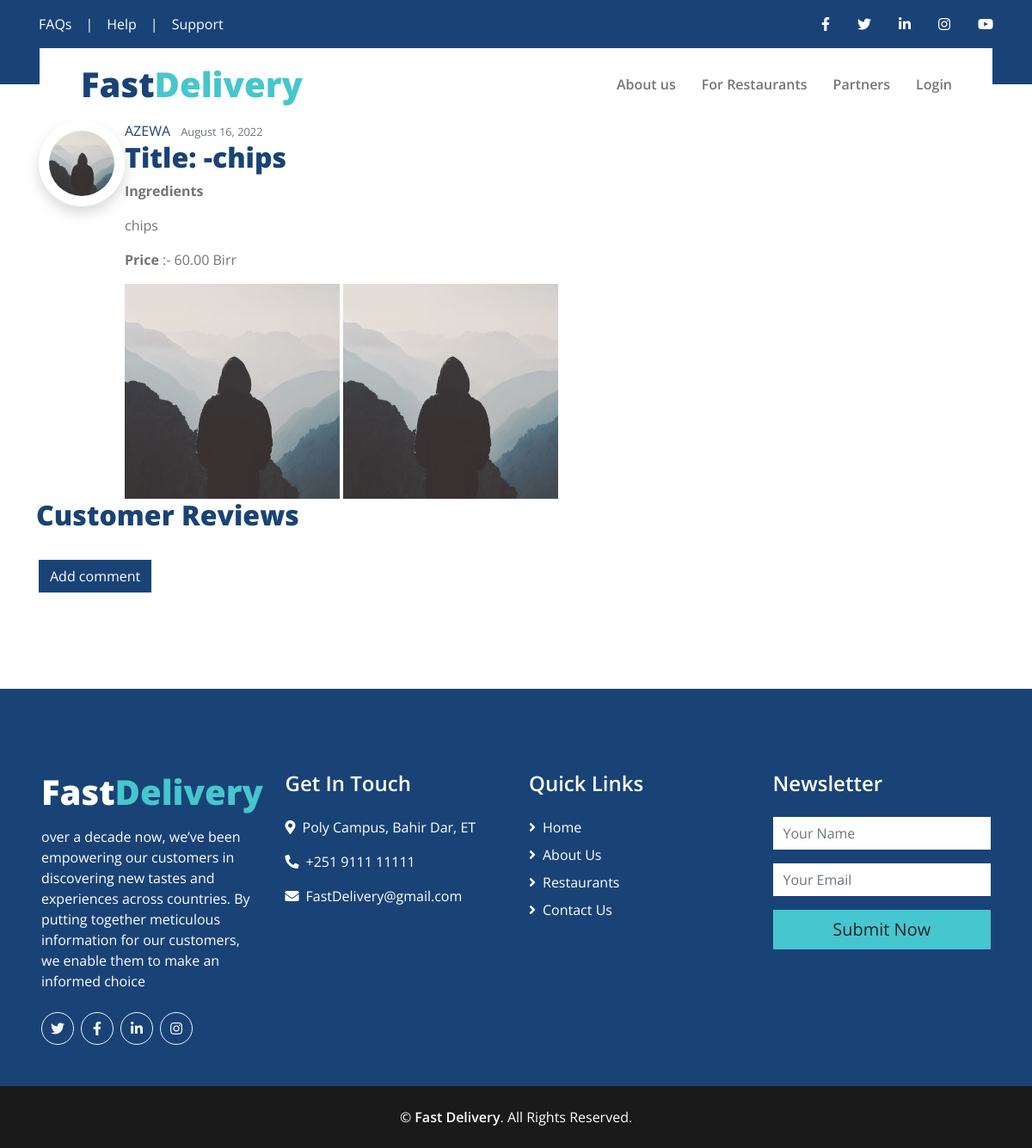
Page /post/4/ on the earlier database version.
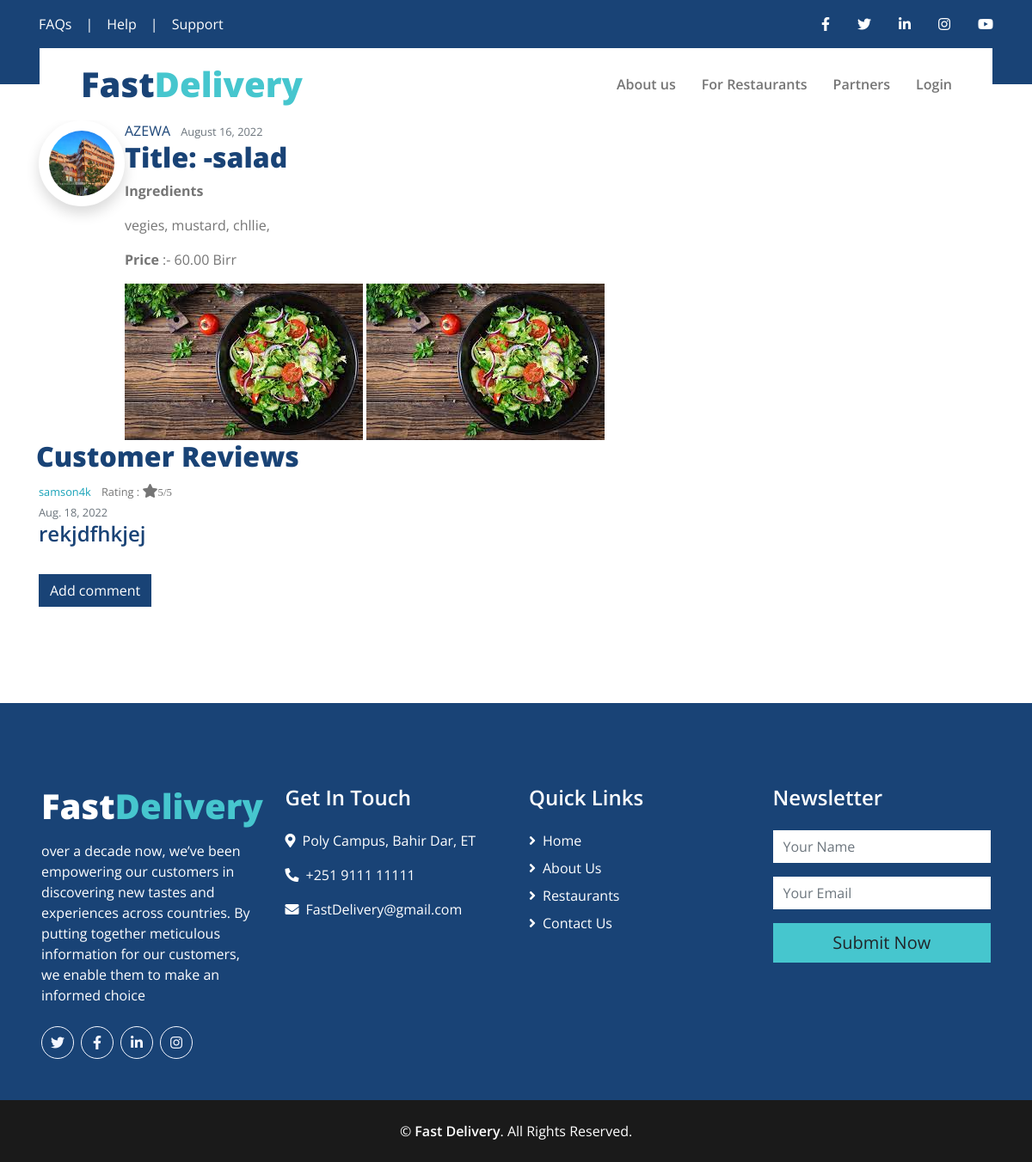
Same page on the later database version.
### blog/models.py (models this page shows, shortened)
class Post(models.Model):
    LABELS = (
        ('Best Selling Foods', 'Best Selling Foods'),
        ('New Food', 'New Food'),
        ('Spicy Foods', 'Spicy Foods'),
        ('Cultural Food', 'Cultural Food'),
        ('Fasting Food', 'Fasting Food'),
    )
    title = models.CharField(max_length=100,help_text='Enter the name of the food')
    content = models.TextField()
    date_posted = models.DateTimeField(default=timezone.now)
    author = models.ForeignKey(User, on_delete=models.CASCADE)
    slug = models.SlugField(default="foods")
    labels = models.CharField(max_length=25, default='New Food',choices=LABELS, blank=True)
    pieces = models.PositiveIntegerField(default=1)
    price = models.DecimalField(max_digits=10,decimal_places=2,default=0.00)
    image = models.ImageField(default='default.jpg', upload_to='images/')
    image2 = models.ImageField(default='default.jpg', upload_to='images/')

class Comment(models.Model):
    post = models.ForeignKey(Post,related_name='comments',on_delete = models.CASCADE)
    name = models.TextField()
    rslug=models.SlugField()
    review = models.TextField()
    rating=models.IntegerField(choices=rate_choices,blank=True,null=True)
    posted_on = models.DateField(default=timezone.now)
    likes = models.PositiveSmallIntegerField(default=0)

### users/models.py (models this page shows, shortened)
class Profile(models.Model):
    user = models.OneToOneField(User, on_delete=models.CASCADE)
    image = models.ImageField(default='default.jpg', upload_to='profile_pics')

### blog/views.py (the view)
# urls.py: path('post/<int:pk>/', PostDetailView.as_view(), name='post-detail'),
class PostDetailView(DetailView):
    model = Post

### blog/templates/blog/post_detail.html (shortened to what this page needs)
{% extends "blog/layout.html" %} {% block content %}
<div class="container">
  <article class="media content-section">
      <img class="position-relative rounded-circle bg-white shadow mx-auto" src="{{object.author.profile.image.url }}" style="width: 100px; height: 100px; padding: 12px; margin-bottom: -50px; z-index: 1;" alt="">
      <div class="media-body">
          <div class="article-metadata">
              <a class="mr-2" href="{% url 'user-posts' object.author.username %}">{{ object.author|upper|cut:'1'|cut:'.' }}</a>
              <small class="text-muted">{{ object.date_posted|date:"F d, Y" }}</small>
          </div>
          <h2 class="article-title">Title: -{{ object.title }}</h2>
          <div class="article-metadata">
              <div>
                  <P class="article-title"><strong>Ingredients</strong></P>
              </div>
              <p class="article-content">{{ object.content }}</p>
          </div>
          <p class="article-content"><strong>Price</strong> :- {{ object.price }} Birr </p>
          <img src="{{ object.image.url }}">
          <img src="{{ object.image2.url }}">
      </div>
  </article>
    <div class="row">
      <h2>Customer Reviews{{no_of_comments}}</h2>
    </div>
    {% for comment in post.comments.all %}
  <small class="mr-2 btn-outline-info">{{comment.name}}</small>
  <small>Rating : </small><i class="fa fa-star" aria-hidden="true"><small>{{comment.rating}}/5</small></i>
  <br>
  <small class="text-muted">{{comment.posted_on}}</small>
    <h4 class="article-title">{{comment.review}}</h1>
  {% endfor %}  </br>
  <p><a class="btn btn-primary" href="{% url 'addcomment' post.id %}">Add comment</a></p>
  </div>
{%endblock%}

### blog/templates/blog/layout.html (shortened to what this page needs)
{% load static %}
<!DOCTYPE html>
<html lang="en">
<head>
    <link href="https://cdnjs.cloudflare.com/ajax/libs/font-awesome/5.15.0/css/all.min.css" rel="stylesheet">
    <link href="{% static 'blog/owl.carousel.min.css'%}" type="text/css" rel="stylesheet">
    <link href="https://cdn.jsdelivr.net/npm/bootstrap@5.0.2/dist/css/bootstrap.min.css" rel="stylesheet">
    <link href="{% static 'blog/style.css'%}" type="text/css" rel="stylesheet">
</head>
<body>
    <div class="container-fluid bg-primary py-3">
        <div class="container">
            <div class="row">
                <div class="col-md-6 text-center text-lg-left mb-2 mb-lg-0">
                    <div class="d-inline-flex align-items-center">
                        <a class="text-white pr-3" href="#">FAQs</a>
                        <span class="text-white">|</span>
                        <a class="text-white px-3" href="#">Help</a>
                        <span class="text-white">|</span>
                        <a class="text-white pl-3" href="#">Support</a>
                    </div>
                </div>
                <div class="col-md-6 text-center text-lg-right">
                    <div class="d-inline-flex align-items-center">
                        <a class="text-white px-3" href="https://www.facebook.com/fastdelivery/">
                            <i class="fab fa-facebook-f"></i>
                        </a>
                        <a class="text-white px-3" href="https://www.twitter.com/fastdelivery/">
                            <i class="fab fa-twitter"></i>
                        </a>
                        <a class="text-white px-3" href="https://www.linkedin.com/fastdelivery/">
                            <i class="fab fa-linkedin-in"></i>
                        </a>
                        <a class="text-white px-3" href="https://www.instagram.com/fastdelivery/">
                            <i class="fab fa-instagram"></i>
                        </a>
                        <a class="text-white pl-3" href="https://www.youtube.com/fastdelivery/">
                            <i class="fab fa-youtube"></i>
                        </a>
                    </div>
                </div>
            </div>
        </div>
    </div>
    <div class="container-fluid position-relative nav-bar p-0">
        <div class="container-lg position-relative p-0 px-lg-3" style="z-index: 9;">
            <nav class="navbar navbar-expand-lg bg-white navbar-light py-3 py-lg-0 pl-3 pl-lg-5">
                <a href="{%url 'blog-home'%}" class="navbar-brand">
                    <h1 class="m-0 text-secondary"><span class="text-primary">Fast</span>Delivery</h1>
                </a>
                <div class="collapse navbar-collapse justify-content-between px-3" id="navbarCollapse">
                    <div class="navbar-nav ml-auto py-0">
                    {% if user.is_authenticated %}
                     {%if not user.is_staff %}
                        <a href="{% url 'order_details' %}" class="nav-item nav-link">Orders</a>
                        <a href="{%url 'profile'%}" class="nav-item nav-link"> My Profile</a>
                        <div class="nav-item ">
                           <a href="{%url 'restaurants'%}" class="nav-link " >Partners</a>
                        </div>
                        <a href="{%url 'cart'%}" class="nav-item nav-link">My Cart🛒</a>
                        <div class="dropdown nav-item nav-link">
                            <button class="btn dropdown-toggle" type="button" id="dropdownMenuButton1" data-bs-toggle="dropdown" aria-expanded="false">
                              Categories
                            </button>
                            <ul class="dropdown-menu" aria-labelledby="dropdownMenuButton1">
                              <li><a class="dropdown-item" href="{% url 'new' %}">New Foods</a></li>
                              <li><a class="dropdown-item" href="{% url 'cultural'%}">Cultural Foods</a></li>
                              <li><a class="dropdown-item" href="{%url 'spicy'%}">Spicy Foods</a></li>
                              <li><a class="dropdown-item" href="{%url 'fasting'%}">Fasting Foods</a></li>
                            </ul>
                          </div>
                        <a href="{%url 'logout'%}" class="nav-item nav-link">Logout</a>
                     {% elif user.is_staff %}
                           <a href="{% url 'post-create' %}" class="nav-item nav-link ">New Post</a>
                           <a href="{% url 'dashboard'%}" class="nav-item nav-link">Dashboard</a>
                           <a href="{% url 'profile' %}" class="nav-item nav-link"> My Profile</a>
                           <div class="nav-item ">
                              <a href="{% url 'restaurants'%}" class="nav-link ">Partners</a>
                           </div>
                           <div class="dropdown nav-item nav-link">
                            <button class="btn dropdown-toggle" type="button" id="dropdownMenuButton1" data-bs-toggle="dropdown" aria-expanded="false">
                              Categories
                            </button>
                            <ul class="dropdown-menu" aria-labelledby="dropdownMenuButton1">
                              <li><a class="dropdown-item" href="{% url 'new' %}">New Foods</a></li>
                              <li><a class="dropdown-item" href="{% url 'cultural'%}">Cultural Foods</a></li>
                              <li><a class="dropdown-item" href="{%url 'spicy'%}">Spicy Foods</a></li>
                              <li><a class="dropdown-item" href="{%url 'fasting'%}">Fasting Foods</a></li>
                            </ul>
                          </div>
                           <a href="{%url 'logout'%}" class="nav-item nav-link">Logout</a>
                     {%endif%}
                     {%else%}
                        <a href="{% url 'blog-about'%}" class="nav-item nav-link">About us</a>
                        <a href="{%url 'res-reg'%}" class="nav-item nav-link">For Restaurants</a>
                        <div class="nav-item ">
                           <a href="{% url 'restaurants' %}" class="nav-link ">Partners</a>
                        </div>
                        <a href="{%url 'login'%}" class="nav-item nav-link">Login</a>
                     {%endif%}
                    </div>
                </div>
            </nav>
        </div>
    </div>
</body>
    <main role="main">
        {% block content %}{% endblock %}
    </main>
    <br>
    <br>
<div class="container-fluid bg-primary text-white mt-5 pt-5 px-sm-3 px-md-5">
   <div class="row pt-5">
       <div class="col-lg-3 col-md-6 mb-5">
           <a href="{%url 'blog-home'%}"><h1 class="text-secondary mb-3"><span class="text-white">Fast</span>Delivery</h1></a>
           <p>over a decade now, we’ve been empowering our customers in discovering new tastes and experiences across countries. By putting together meticulous information for our customers, we enable them to make an informed choice</p>
           <div class="d-flex justify-content-start mt-4">
               <a class="btn btn-outline-light rounded-circle text-center mr-2 px-0" style="width: 38px; height: 38px;" href="https://www.twitter.com/fastdelivery/"><i class="fab fa-twitter"></i></a>
               <a class="btn btn-outline-light rounded-circle text-center mr-2 px-0" style="width: 38px; height: 38px;" href="https://www.facebook.com/fastdelivery/"><i class="fab fa-facebook-f"></i></a>
               <a class="btn btn-outline-light rounded-circle text-center mr-2 px-0" style="width: 38px; height: 38px;" href="https://www.linkedin.com/fastdelivery/"><i class="fab fa-linkedin-in"></i></a>
               <a class="btn btn-outline-light rounded-circle text-center mr-2 px-0" style="width: 38px; height: 38px;" href="https://www.instagram.com/fastdelivery/"><i class="fab fa-instagram"></i></a>
           </div>
       </div>
       <div class="col-lg-3 col-md-6 mb-5">
           <h4 class="text-white mb-4">Get In Touch</h4>
           <p><i class="fa fa-map-marker-alt mr-2"></i>Poly Campus, Bahir Dar, ET</p>
           <p><i class="fa fa-phone-alt mr-2"></i>+251 9111 11111</p>
           <p><i class="fa fa-envelope mr-2"></i>FastDelivery@gmail.com</p>
       </div>
       <div class="col-lg-3 col-md-6 mb-5">
           <h4 class="text-white mb-4">Quick Links</h4>
           <div class="d-flex flex-column justify-content-start">
               <a class="text-white mb-2" href="{%url 'blog-home'%}"><i class="fa fa-angle-right mr-2"></i>Home</a>
               <a class="text-white mb-2" href="{%url 'blog-about'%}"><i class="fa fa-angle-right mr-2"></i>About Us</a>
               <a class="text-white mb-2" href="{%url 'restaurants'%}"><i class="fa fa-angle-right mr-2"></i>Restaurants</a>
               <a class="text-white" href="#"><i class="fa fa-angle-right mr-2"></i>Contact Us</a>
           </div>
       </div>
       <div class="col-lg-3 col-md-6 mb-5">
           <h4 class="text-white mb-4">Newsletter</h4>
           <form action="">
               <div class="form-group">
                   <input type="text" class="form-control border-0" placeholder="Your Name" required="required" />
               </div>
               <div class="form-group">
                   <input type="email" class="form-control border-0" placeholder="Your Email" required="required" />
               </div>
               <div>
                   <button class="btn btn-lg btn-secondary btn-block border-0" type="submit">Submit Now</button>
               </div>
           </form>
       </div>
   </div>
</div>
<div class="container-fluid bg-dark text-white py-4 px-sm-3 px-md-5">
   <p class="m-0 text-center text-white">
       &copy; <a class="text-white font-weight-medium" href="#">Fast Delivery</a>. All Rights Reserved.
   </p>
</div>
</body>
</html>

Differences in the rows shown:
changed Post "AZEWA": author.profile.image: picture added in place of a placeholder; title "chips" → "salad"; content "chips" → "vegies, mustard, chllie,"; image: picture added in place of a placeholder; image2: picture added in place of a placeholder
added Comment: name "samson4k", rating "5", posted_on "Aug. 18, 2022", review "rekjdfhkjej"
